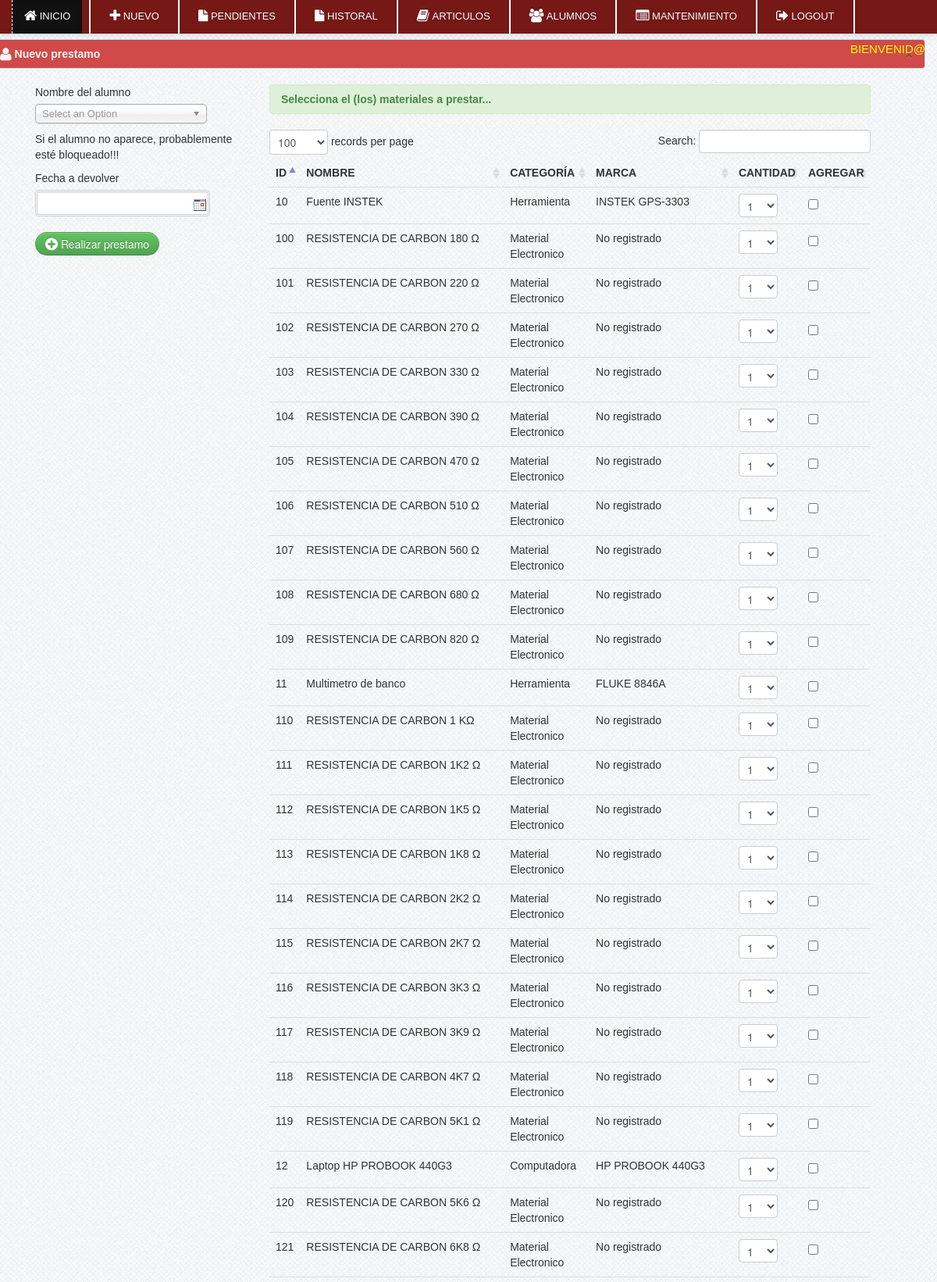
The page /sistema/prestamo.php (signed in, upper part) on the database its author committed.
### tables this page shows
CREATE TABLE `articulos` (
  `id_articulo` int(11) NOT NULL,
  `nombre_articulo` varchar(50) NOT NULL,
  `id_categoria` int(2) NOT NULL,
  `marca` varchar(50) NOT NULL,
  `ejemplares` int(3) NOT NULL,
  `detalle` text NOT NULL,
  `fecha_agregado` varchar(20) NOT NULL,
  `estatus` varchar(30) NOT NULL
);

CREATE TABLE `categorias` (
  `id_categoria` int(11) NOT NULL,
  `nombre_categoria` varchar(50) DEFAULT NULL
);

### sistema/prestamo.php (the view, shortened to what this page needs)
<?php include('header.php'); ?>
<?php include('navbar_dashboard.php'); ?>
    <div class="container">
		<div class="margin-top">
			<div class="row">
								<div class="alert alert-info">
                                    <button type="button" class="close" data-dismiss="alert">&times;</button>
                                    <strong><i class="icon-user icon-large"></i>&nbsp;Nuevo prestamo</strong>
                                </div>
		<div class="span12">
<form method="post" action="guardar_prestamo.php">
<div class="span3">
<div class="control-group">
				<label class="control-label" for="inputEmail">Nombre del alumno</label>
				<div class="controls">
				</div>
			</div>
            <p>Si el alumno no aparece, probablemente esté bloqueado!!!</p>
				<div class="control-group">
					<label class="control-label" for="inputEmail">Fecha a devolver</label>
					<div class="controls">
					<input type="text"  class="w8em format-d-m-y highlight-days-67 range-low-today" name="fecha_devolucion" id="sd" maxlength="10" style="border: 3px double #CCCCCC;" autocomplete="off" required/>
					</div>
				</div>
				<div class="control-group">
					<div class="controls">
				<button name="delete_student" class="btn btn-success"><i class="icon-plus-sign icon-large"></i> Realizar prestamo</button>
					</div>
				</div>
				</div>
				<div class="span8">
						<div class="alert alert-success"><strong>Selecciona el (los) materiales a prestar...</strong></div>
                            <table cellpadding="0" cellspacing="0" border="0" class="table" id="example">
                                <thead>
                                    <tr>
                                        <th>ID</th>
                                        <th>Nombre</th>
                                        <th>Categoría</th>
										<th>Marca</th>
										<th>Cantidad</th>
										<th>Agregar</th>
                                    </tr>
                                </thead>
                                <tbody>
                                  <?php  $user_query=mysql_query("select * from articulos where estatus != 'Archivado' AND ejemplares > 0 ")or die(mysql_error());
									while($row=mysql_fetch_array($user_query)){
									$id=$row['id_articulo'];
									$cat_id=$row['id_categoria'];
											$cat_query = mysql_query("select * from categorias where id_categoria = '$cat_id'")or die(mysql_error());
											$cat_row = mysql_fetch_array($cat_query);
									?>
									<tr class="del<?php echo $id ?>">
                                    <td><?php echo $row['id_articulo']; ?></td>
                                    <td><?php echo $row['nombre_articulo']; ?></td>
									<td><?php echo $cat_row ['nombre_categoria']; ?> </td>
                                    <td><?php echo $row['marca']; ?> </td>
                                    <td>
                                        <select style="width:50px" name="cantidad[]" value="<?php echo $cantidad?>">
                                            <option selected>1</option>
                                        </select>
                                    </td>
                                    <td width="20"><input id="" class="uniform_on" name="selector[]" type="checkbox" value="<?php echo $id?>"></td>
                                    </tr>
									<?php  }  ?>
                                </tbody>
                            </table>
			    </form>
			</div>
			</div>
			</div>
		</div>
<?php include('footer.php') ?>

### css/docs.css (style rules this page uses)
body { font-family:'TR Century Gothic',Helvetica,Arial,sans-serif !important; }
.btn { border-radius: 25px !important; }
.alert { text-shadow: none; }
th { text-transform:uppercase; }
.margin-top { margin-top:50px; }
body { background: url(../img/grid_noise.png); position: relative; }

### css/print.css (style rules this page uses)
th { text-align:left; }
td { text-align:left; border-top:1px solid; padding:2px; }
.btn { display:none; }
.alert { display:none; }
body { font-family:arial; font-size:13px; }

### rows shown on the page
articulos: id_articulo "10", nombre_articulo "Fuente INSTEK", id_categoria.nombre_categoria "Herramienta", marca "INSTEK GPS-3303"
articulos: id_articulo "11", nombre_articulo "Multimetro de banco", id_categoria.nombre_categoria "Herramienta", marca "FLUKE 8846A"
articulos: id_articulo "12", nombre_articulo "Laptop HP PROBOOK 440G3", id_categoria.nombre_categoria "Computadora", marca "HP PROBOOK 440G3"
articulos: id_articulo "100", nombre_articulo "RESISTENCIA DE CARBON 180 Ω", id_categoria.nombre_categoria "Material Electronico", marca "No registrado"
articulos: id_articulo "101", nombre_articulo "RESISTENCIA DE CARBON 220 Ω", id_categoria.nombre_categoria "Material Electronico", marca "No registrado"
articulos: id_articulo "102", nombre_articulo "RESISTENCIA DE CARBON 270 Ω", id_categoria.nombre_categoria "Material Electronico", marca "No registrado"
articulos: id_articulo "103", nombre_articulo "RESISTENCIA DE CARBON 330 Ω", id_categoria.nombre_categoria "Material Electronico", marca "No registrado"
articulos: id_articulo "104", nombre_articulo "RESISTENCIA DE CARBON 390 Ω", id_categoria.nombre_categoria "Material Electronico", marca "No registrado"
articulos: id_articulo "105", nombre_articulo "RESISTENCIA DE CARBON 470 Ω", id_categoria.nombre_categoria "Material Electronico", marca "No registrado"
articulos: id_articulo "106", nombre_articulo "RESISTENCIA DE CARBON 510 Ω", id_categoria.nombre_categoria "Material Electronico", marca "No registrado"
articulos: id_articulo "107", nombre_articulo "RESISTENCIA DE CARBON 560 Ω", id_categoria.nombre_categoria "Material Electronico", marca "No registrado"
articulos: id_articulo "108", nombre_articulo "RESISTENCIA DE CARBON 680 Ω", id_categoria.nombre_categoria "Material Electronico", marca "No registrado"
articulos: id_articulo "109", nombre_articulo "RESISTENCIA DE CARBON 820 Ω", id_categoria.nombre_categoria "Material Electronico", marca "No registrado"
articulos: id_articulo "110", nombre_articulo "RESISTENCIA DE CARBON 1 KΩ", id_categoria.nombre_categoria "Material Electronico", marca "No registrado"
articulos: id_articulo "111", nombre_articulo "RESISTENCIA DE CARBON 1K2 Ω", id_categoria.nombre_categoria "Material Electronico", marca "No registrado"
articulos: id_articulo "112", nombre_articulo "RESISTENCIA DE CARBON 1K5 Ω", id_categoria.nombre_categoria "Material Electronico", marca "No registrado"
articulos: id_articulo "113", nombre_articulo "RESISTENCIA DE CARBON 1K8 Ω", id_categoria.nombre_categoria "Material Electronico", marca "No registrado"
articulos: id_articulo "114", nombre_articulo "RESISTENCIA DE CARBON 2K2 Ω", id_categoria.nombre_categoria "Material Electronico", marca "No registrado"
articulos: id_articulo "115", nombre_articulo "RESISTENCIA DE CARBON 2K7 Ω", id_categoria.nombre_categoria "Material Electronico", marca "No registrado"
articulos: id_articulo "116", nombre_articulo "RESISTENCIA DE CARBON 3K3 Ω", id_categoria.nombre_categoria "Material Electronico", marca "No registrado"
articulos: id_articulo "117", nombre_articulo "RESISTENCIA DE CARBON 3K9 Ω", id_categoria.nombre_categoria "Material Electronico", marca "No registrado"
articulos: id_articulo "118", nombre_articulo "RESISTENCIA DE CARBON 4K7 Ω", id_categoria.nombre_categoria "Material Electronico", marca "No registrado"
articulos: id_articulo "119", nombre_articulo "RESISTENCIA DE CARBON 5K1 Ω", id_categoria.nombre_categoria "Material Electronico", marca "No registrado"
articulos: id_articulo "120", nombre_articulo "RESISTENCIA DE CARBON 5K6 Ω", id_categoria.nombre_categoria "Material Electronico", marca "No registrado"
articulos: id_articulo "121", nombre_articulo "RESISTENCIA DE CARBON 6K8 Ω", id_categoria.nombre_categoria "Material Electronico", marca "No registrado"
